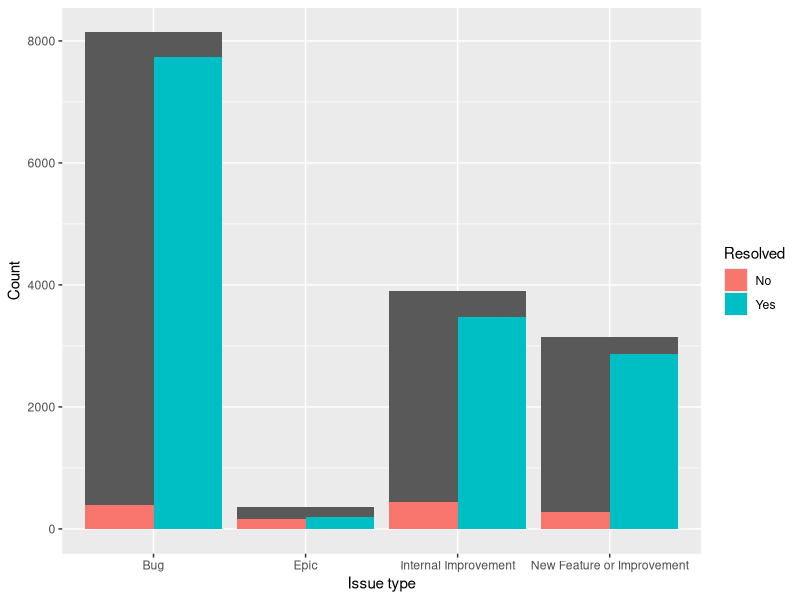
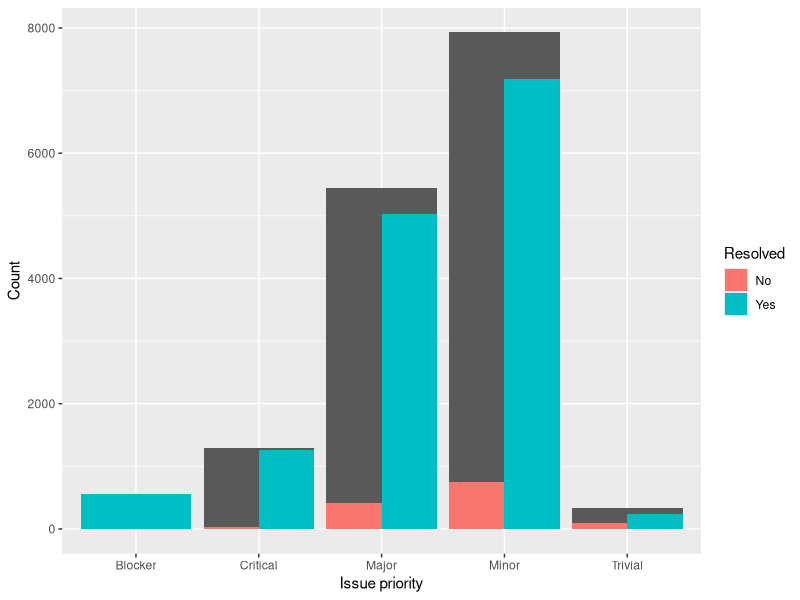
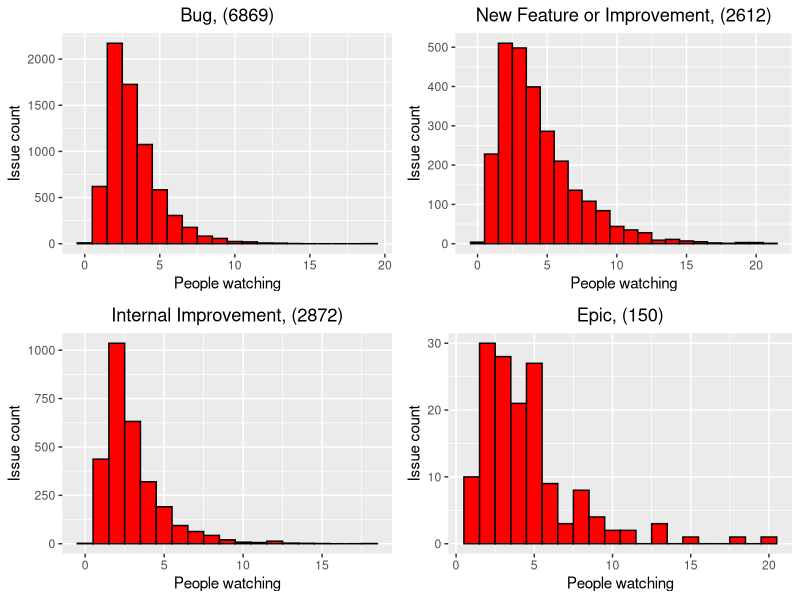
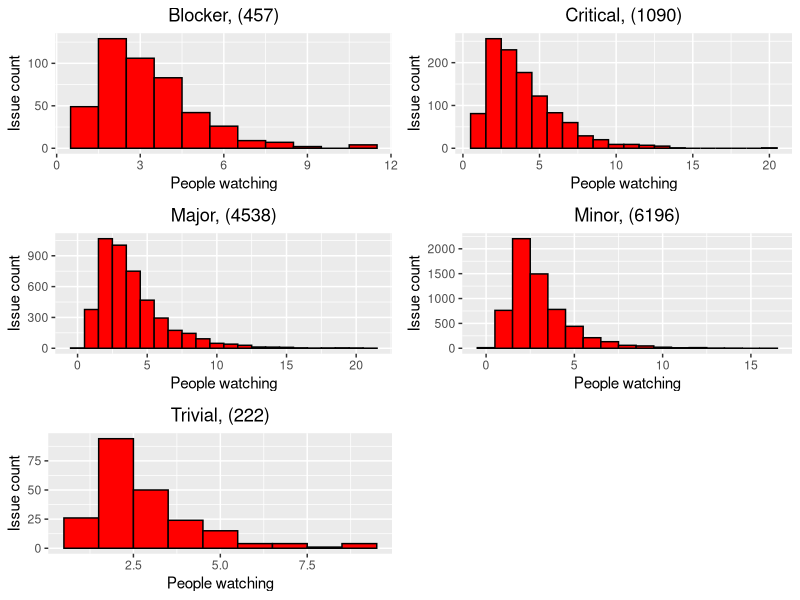
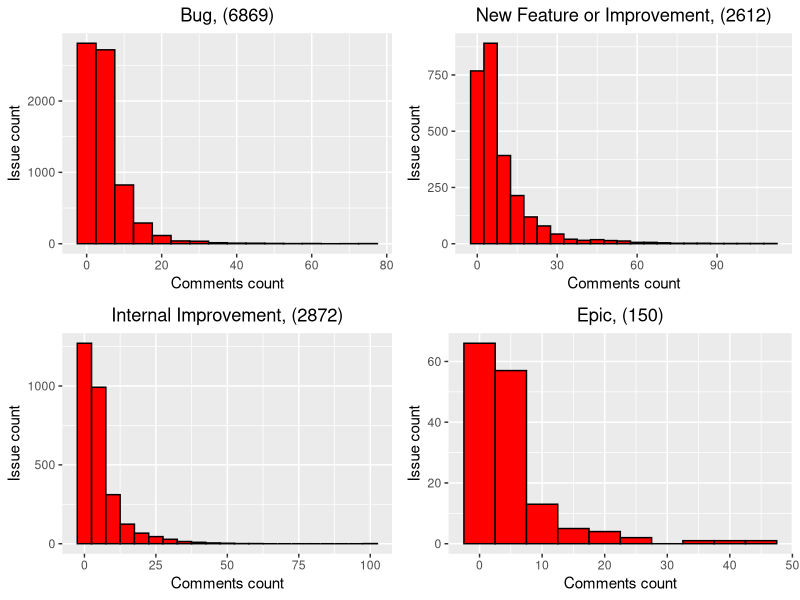
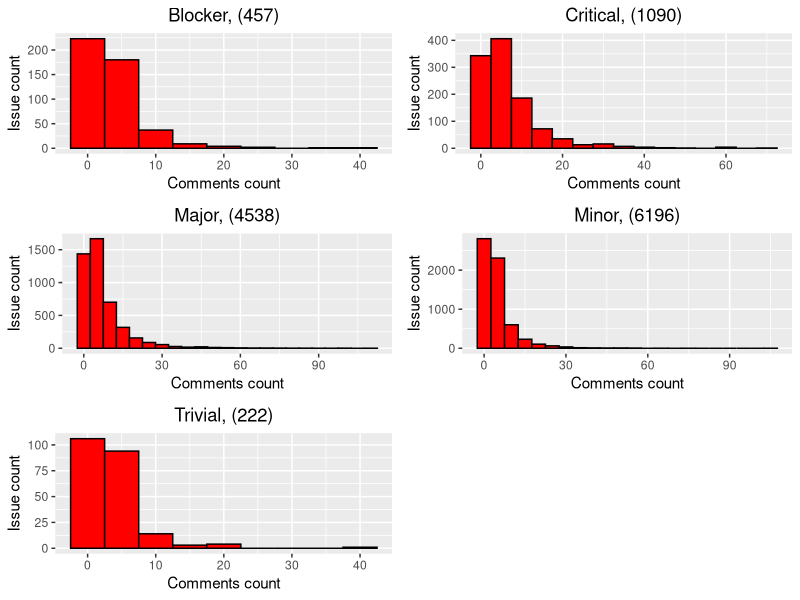
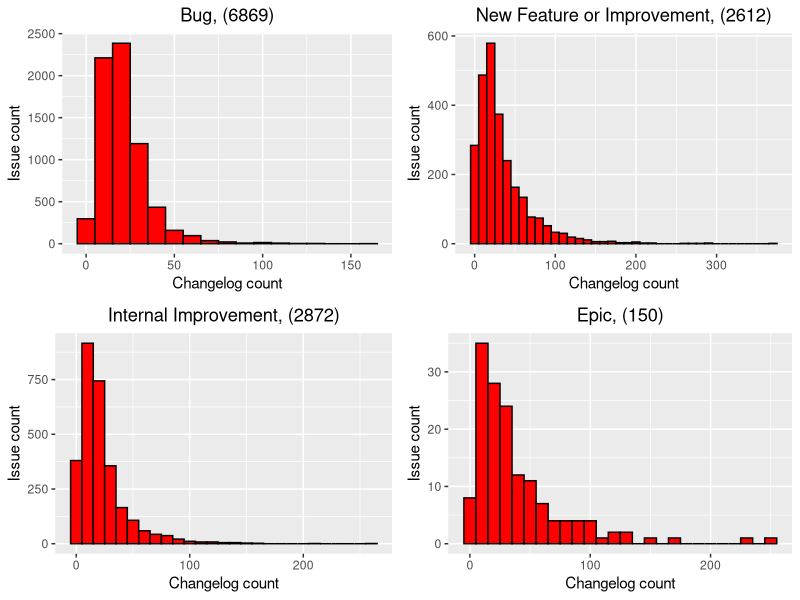
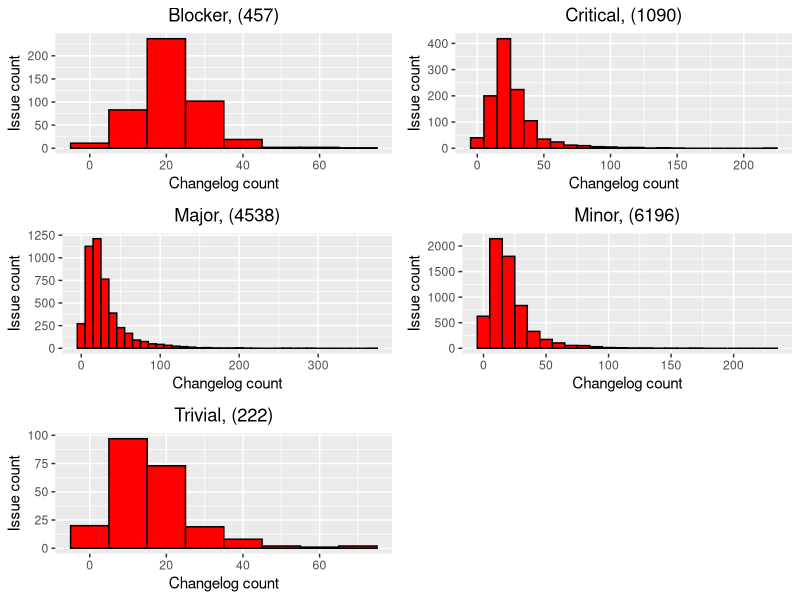

Source code (R) for these figures, in order:
## ---- chunk 1
library(ggplot2)
library(tidyr)
library(reshape2)
library(gridExtra)
## ---- chunk 2
breakdownByType <- read.csv(file= "../../results/basic_stats/by_type.csv")

priorityTypes <- ggplot(breakdownByType) +
      geom_bar(aes(Issue.type, Count), stat = "identity") +
      geom_bar(aes(Issue.type, Count, fill=Resolved), stat = "identity", position = "dodge") +
      xlab("Issue type") +
      ylab("Count")
priorityTypes
## ---- chunk 3

breakdownByPriority <- read.csv(file= "../../results/basic_stats/by-priority.csv")

issuePriority <- ggplot(breakdownByPriority) +
      geom_bar(aes(Issue.priority, Count), stat = "identity") +
      geom_bar(aes(Issue.priority, Count, fill=Resolved), stat = "identity", position = "dodge") +
      xlab("Issue priority") + ylab("Count")
issuePriority
## ---- chunk 4
resolvedIssues <- read.csv(file = "../../results/basic_stats/resolved-issues.csv")
## ---- chunk 5
issueTypes <- unique(resolvedIssues$Issue.Type)
plots <- list()
for (type in issueTypes) {
  data <- resolvedIssues[resolvedIssues$Issue.Type == type,]
  plots[[type]] <- ggplot(data) +
    geom_histogram(aes(x = Watch.Count), binwidth = 1, color="black", fill="red") +
    # scale_x_continuous(breaks = seq(0, 35, 1), labels = seq(0, 35, 1)) +
    ylab("Issue count") +
    xlab("People watching") +
    ggtitle(paste0(type, ", (", nrow(data), ")")) +
    theme(plot.title = element_text(hjust = 0.5))
}

n <- length(plots)
nCol <- floor(sqrt(n))
do.call("grid.arrange", c(plots, ncol=nCol))
## ---- chunk 6
priorityTypes <- sort(unique(resolvedIssues$Priority))
plots <- list()
for (type in priorityTypes) {
  data <- resolvedIssues[resolvedIssues$Priority == type,]
  plots[[type]] <- ggplot(data) +
    geom_histogram(aes(x = Watch.Count), binwidth = 1, color="black", fill="red") +
    # scale_x_continuous(breaks = seq(0, 35, 1), labels = seq(0, 35, 1)) +
    ylab("Issue count") +
    xlab("People watching") +
    ggtitle(paste0(type, ", (", nrow(data), ")")) +
    theme(plot.title = element_text(hjust = 0.5))
}

n <- length(plots)
nCol <- floor(sqrt(n))
do.call("grid.arrange", c(plots, ncol=nCol))
## ---- chunk 7
issueTypes <- unique(resolvedIssues$Issue.Type)
plots <- list()
for (type in issueTypes) {
  data <- resolvedIssues[resolvedIssues$Issue.Type == type,]
  plots[[type]] <- ggplot(data) +
    geom_histogram(aes(x = Comments.Count), binwidth = 5, color="black", fill="red") +
    # scale_x_continuous(breaks = seq(0, 35, 1), labels = seq(0, 35, 1)) +
    ylab("Issue count") +
    xlab("Comments count") +
    ggtitle(paste0(type, ", (", nrow(data), ")")) +
    theme(plot.title = element_text(hjust = 0.5))
}

n <- length(plots)
nCol <- floor(sqrt(n))
do.call("grid.arrange", c(plots, ncol=nCol))
## ---- chunk 8
priorityTypes <- sort(unique(resolvedIssues$Priority))
plots <- list()
for (type in priorityTypes) {
  data <- resolvedIssues[resolvedIssues$Priority == type,]
  plots[[type]] <- ggplot(data) +
    geom_histogram(aes(x = Comments.Count), binwidth = 5, color="black", fill="red") +
    # scale_x_continuous(breaks = seq(0, 35, 1), labels = seq(0, 35, 1)) +
    ylab("Issue count") +
    xlab("Comments count") +
    ggtitle(paste0(type, ", (", nrow(data), ")")) +
    theme(plot.title = element_text(hjust = 0.5))
}

n <- length(plots)
nCol <- floor(sqrt(n))
do.call("grid.arrange", c(plots, ncol=nCol))
## ---- chunk 9
issueTypes <- unique(resolvedIssues$Issue.Type)
plots <- list()
for (type in issueTypes) {
  data <- resolvedIssues[resolvedIssues$Issue.Type == type,]
  plots[[type]] <- ggplot(data) +
    geom_histogram(aes(x = Changelog.Count), binwidth = 10, color="black", fill="red") +
    # scale_x_continuous(breaks = seq(0, 35, 1), labels = seq(0, 35, 1)) +
    ylab("Issue count") +
    xlab("Changelog count") +
    ggtitle(paste0(type, ", (", nrow(data), ")")) +
    theme(plot.title = element_text(hjust = 0.5))
}

n <- length(plots)
nCol <- floor(sqrt(n))
do.call("grid.arrange", c(plots, ncol=nCol))
## ---- chunk 10
priorityTypes <- sort(unique(resolvedIssues$Priority))
plots <- list()
for (type in priorityTypes) {
  data <- resolvedIssues[resolvedIssues$Priority == type,]
  plots[[type]] <- ggplot(data) +
    geom_histogram(aes(x = Changelog.Count), binwidth = 10, color="black", fill="red") +
    # scale_x_continuous(breaks = seq(0, 35, 1), labels = seq(0, 35, 1)) +
    ylab("Issue count") +
    xlab("Changelog count") +
    ggtitle(paste0(type, ", (", nrow(data), ")")) +
    theme(plot.title = element_text(hjust = 0.5))
}

n <- length(plots)
nCol <- floor(sqrt(n))
do.call("grid.arrange", c(plots, ncol=nCol))
## ---- chunk 11
issueTypes <- unique(resolvedIssues$Issue.Type)
plots <- list()
for (type in issueTypes) {
  data <- resolvedIssues[resolvedIssues$Issue.Type == type,]
  plots[[type]] <- ggplot(data) +
    geom_histogram(aes(x = Days.to.resolve), binwidth = 25, color="black", fill="red") +
    # scale_x_continuous(breaks = seq(0, 35, 1), labels = seq(0, 35, 1)) +
    ylab("Issue count") +
    xlab("Days to resolve") +
    ggtitle(paste0(type, ", (", nrow(data), ")")) +
    theme(plot.title = element_text(hjust = 0.5))
}

n <- length(plots)
nCol <- floor(sqrt(n))
do.call("grid.arrange", c(plots, ncol=nCol))
## ---- chunk 12
priorityTypes <- sort(unique(resolvedIssues$Priority))
plots <- list()
for (type in priorityTypes) {
  data <- resolvedIssues[resolvedIssues$Priority == type,]
  plots[[type]] <- ggplot(data) +
    geom_histogram(aes(x = Days.to.resolve), binwidth = 25, color="black", fill="red") +
    # scale_x_continuous(breaks = seq(0, 35, 1), labels = seq(0, 35, 1)) +
    ylab("Issue count") +
    xlab("Days to resolve") +
    ggtitle(paste0(type, ", (", nrow(data), ")")) +
    theme(plot.title = element_text(hjust = 0.5))
}

n <- length(plots)
nCol <- floor(sqrt(n))
do.call("grid.arrange", c(plots, ncol=nCol))
## ---- chunk 13
unresolvedIssues <- read.csv(file = "../../results/basic_stats/unresolved-issues.csv")
## ---- chunk 14
issueTypes <- unique(unresolvedIssues$Issue.Type)
plots <- list()
for (type in issueTypes) {
  data <- unresolvedIssues[unresolvedIssues$Issue.Type == type,]
  plots[[type]] <- ggplot(data) +
    geom_histogram(aes(x = Watch.Count), binwidth = 1, color="black", fill="red") +
    # scale_x_continuous(breaks = seq(0, 35, 1), labels = seq(0, 35, 1)) +
    ylab("Issue count") +
    xlab("People watching") +
    ggtitle(paste0(type, ", (", nrow(data), ")")) +
    theme(plot.title = element_text(hjust = 0.5))
}

n <- length(plots)
nCol <- floor(sqrt(n))
do.call("grid.arrange", c(plots, ncol=nCol))
## ---- chunk 15
priorityTypes <- sort(unique(unresolvedIssues$Priority))
plots <- list()
for (type in priorityTypes) {
  data <- unresolvedIssues[unresolvedIssues$Priority == type,]
  plots[[type]] <- ggplot(data) +
    geom_histogram(aes(x = Watch.Count), binwidth = 1, color="black", fill="red") +
    # scale_x_continuous(breaks = seq(0, 35, 1), labels = seq(0, 35, 1)) +
    ylab("Issue count") +
    xlab("People watching") +
    ggtitle(paste0(type, ", (", nrow(data), ")")) +
    theme(plot.title = element_text(hjust = 0.5))
}

n <- length(plots)
nCol <- floor(sqrt(n))
do.call("grid.arrange", c(plots, ncol=nCol))
## ---- chunk 16
issueTypes <- unique(unresolvedIssues$Issue.Type)
plots <- list()
for (type in issueTypes) {
  data <- unresolvedIssues[unresolvedIssues$Issue.Type == type,]
  plots[[type]] <- ggplot(data) +
    geom_histogram(aes(x = Comments.Count), binwidth = 5, color="black", fill="red") +
    # scale_x_continuous(breaks = seq(0, 35, 1), labels = seq(0, 35, 1)) +
    ylab("Issue count") +
    xlab("Comments count") +
    ggtitle(paste0(type, ", (", nrow(data), ")")) +
    theme(plot.title = element_text(hjust = 0.5))
}

n <- length(plots)
nCol <- floor(sqrt(n))
do.call("grid.arrange", c(plots, ncol=nCol))
## ---- chunk 17
priorityTypes <- sort(unique(unresolvedIssues$Priority))
plots <- list()
for (type in priorityTypes) {
  data <- unresolvedIssues[unresolvedIssues$Priority == type,]
  plots[[type]] <- ggplot(data) +
    geom_histogram(aes(x = Comments.Count), binwidth = 5, color="black", fill="red") +
    # scale_x_continuous(breaks = seq(0, 35, 1), labels = seq(0, 35, 1)) +
    ylab("Issue count") +
    xlab("Comments count") +
    ggtitle(paste0(type, ", (", nrow(data), ")")) +
    theme(plot.title = element_text(hjust = 0.5))
}

n <- length(plots)
nCol <- floor(sqrt(n))
do.call("grid.arrange", c(plots, ncol=nCol))
## ---- chunk 18
issueTypes <- unique(unresolvedIssues$Issue.Type)
plots <- list()
for (type in issueTypes) {
  data <- unresolvedIssues[unresolvedIssues$Issue.Type == type,]
  plots[[type]] <- ggplot(data) +
    geom_histogram(aes(x = Changelog.Count), binwidth = 10, color="black", fill="red") +
    # scale_x_continuous(breaks = seq(0, 35, 1), labels = seq(0, 35, 1)) +
    ylab("Issue count") +
    xlab("Changelog count") +
    ggtitle(paste0(type, ", (", nrow(data), ")")) +
    theme(plot.title = element_text(hjust = 0.5))
}

n <- length(plots)
nCol <- floor(sqrt(n))
do.call("grid.arrange", c(plots, ncol=nCol))
## ---- chunk 19
priorityTypes <- sort(unique(unresolvedIssues$Priority))
plots <- list()
for (type in priorityTypes) {
  data <- unresolvedIssues[unresolvedIssues$Priority == type,]
  plots[[type]] <- ggplot(data) +
    geom_histogram(aes(x = Changelog.Count), binwidth = 10, color="black", fill="red") +
    # scale_x_continuous(breaks = seq(0, 35, 1), labels = seq(0, 35, 1)) +
    ylab("Issue count") +
    xlab("Changelog count") +
    ggtitle(paste0(type, ", (", nrow(data), ")")) +
    theme(plot.title = element_text(hjust = 0.5))
}

n <- length(plots)
nCol <- floor(sqrt(n))
do.call("grid.arrange", c(plots, ncol=nCol))
## ---- chunk 20
issueTypes <- unique(unresolvedIssues$Issue.Type)
plots <- list()
for (type in issueTypes) {
  data <- unresolvedIssues[unresolvedIssues$Issue.Type == type,]
  plots[[type]] <- ggplot(data) +
    geom_histogram(aes(x = Days.to.date), binwidth = 50, color="black", fill="red") +
    # scale_x_continuous(breaks = seq(0, 35, 1), labels = seq(0, 35, 1)) +
    ylab("Issue count") +
    xlab("Days to date") +
    ggtitle(paste0(type, ", (", nrow(data), ")")) +
    theme(plot.title = element_text(hjust = 0.5))
}

n <- length(plots)
nCol <- floor(sqrt(n))
do.call("grid.arrange", c(plots, ncol=nCol))
## ---- chunk 21
priorityTypes <- sort(unique(unresolvedIssues$Priority))
plots <- list()
for (type in priorityTypes) {
  data <- unresolvedIssues[unresolvedIssues$Priority == type,]
  plots[[type]] <- ggplot(data) +
    geom_histogram(aes(x = Days.to.date), binwidth = 50, color="black", fill="red") +
    # scale_x_continuous(breaks = seq(0, 35, 1), labels = seq(0, 35, 1)) +
    ylab("Issue count") +
    xlab("Days to date") +
    ggtitle(paste0(type, ", (", nrow(data), ")")) +
    theme(plot.title = element_text(hjust = 0.5))
}

n <- length(plots)
nCol <- floor(sqrt(n))
do.call("grid.arrange", c(plots, ncol=nCol))
